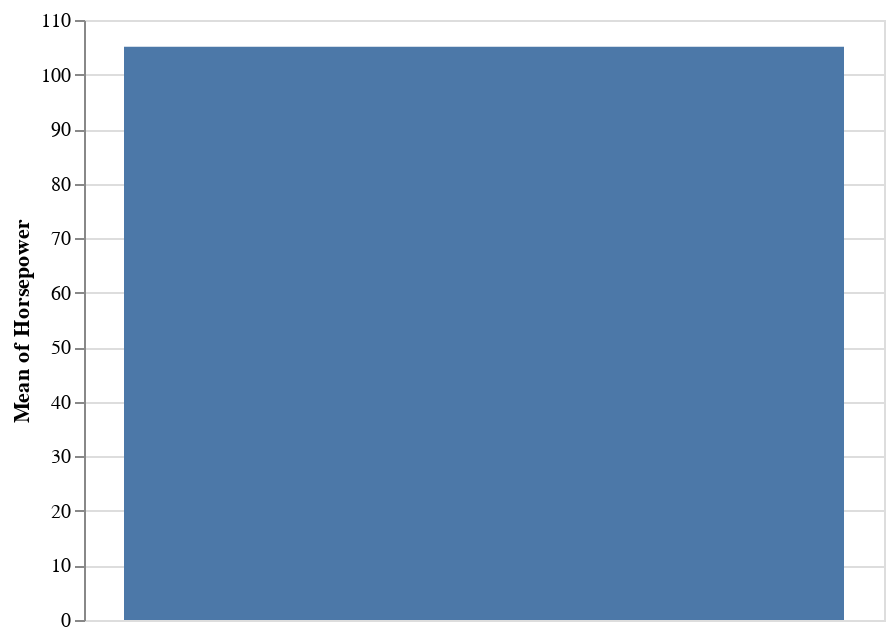

The notebook cell saved with this chart:
### Markdown cell above
## Properties are Being Ignored

Altair might ignore a property that you specified. In the chart below, we are using a `text` channel, which is only compatible with `mark_text`. You do not see an error or a warning about this in the notebook. However, the underlying Vega-Lite library will show a warning in the browser console.  Press <kbd>Alt</kbd>+<kbd>Cmd</kbd>+<kbd>I</kbd> on Mac or <kbd>Alt</kbd>+<kbd>Ctrl</kbd>+<kbd>I</kbd> on Windows and Linux to open the developer tools and click on the `Console` tab. When you run the example in the cell below, you will see a the following warning.

```
WARN text dropped as it is incompatible with "bar".
```

### Code cell
alt.Chart(data.cars()).mark_bar().encode(
    y='mean(Horsepower)',
    text='mean(Acceleration)'
)

### Figure 1 — Vega-Lite specification as saved in the notebook (floating-point values rounded to 4 significant figures; data arrays with more than 128 entries replaced by an {"elided": "..."} marker saying what was removed)
{"$schema": "https://vega.github.io/schema/vega-lite/v2.6.0.json", "config": {"view": {"height": 300, "width": 400}}, "data": {"name": "data-f02450ab61490a1363517a0190416235"}, "datasets": {"data-f02450ab61490a1363517a0190416235": {"elided": "406 records"}}, "encoding": {"text": {"aggregate": "mean", "field": "Acceleration", "type": "quantitative"}, "y": {"aggregate": "mean", "field": "Horsepower", "type": "quantitative"}}, "mark": "bar"}
